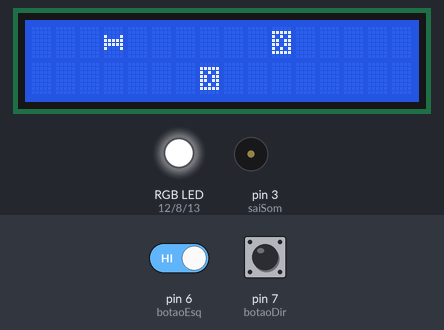
Bench run of a sketch on a simulated Arduino Uno, built with avr-gcc and run on an emulated ATmega328P. Shown: 16×2 character LCD, an RGB LED mixed from three pins (HIGH = lit), buzzer (waves = sounding). Inputs (shaded band) come from the test bench; at power-on: pin 7 (botaoDir) HIGH, pin 6 (botaoEsq) HIGH. Random numbers use the default seed unless the sketch sets one.

Above: at 4.2 s.
4.3 s: pin 7 (botaoDir) pulled LOW for 0.2 s
At 6.2 s:
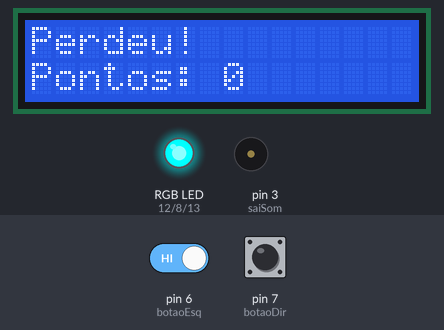
6.7 s: pin 6 (botaoEsq) driven LOW and pin 7 (botaoDir) driven LOW
At 8.3 s:
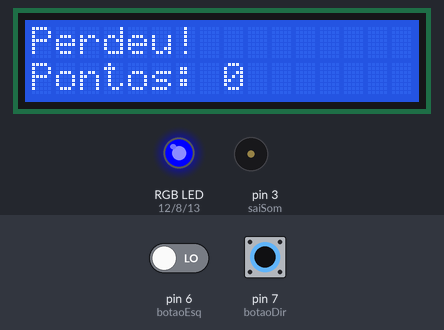
10.2 s: pin 6 (botaoEsq) driven HIGH
At 10.59 s:
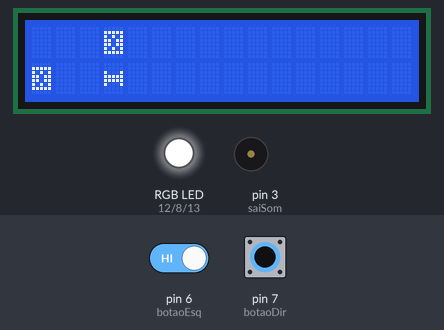
12.6 s: pin 6 (botaoEsq) driven LOW
At 13.93 s:
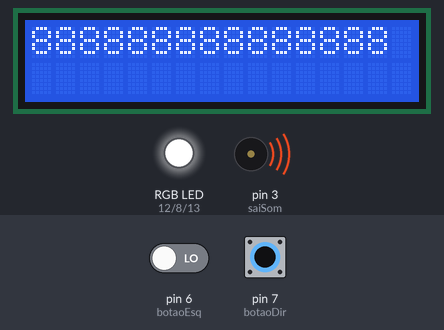
14.2 s: pin 7 (botaoDir) driven HIGH
Timing chart, 0 to 16.8 s (numbered marks = the images above; inputs shaded):
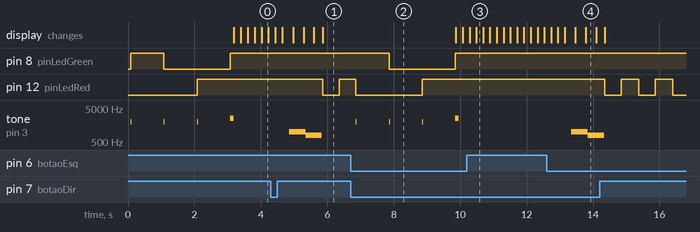

Measured:
- after the input at 6.7 s, pin 8 (pinLedGreen): HIGH → LOW after 1.2 s, → HIGH 2.0 s later; tone on pin 3 (saiSom): plays 2000 Hz for 0.03 s, 2000 Hz for 0.03 s, 2000 Hz for 0.03 s, 2500 Hz for 0.10 s, starting after 0.16 s

The sketch:

formulaUno.ino
```cpp
#include <Wire.h>
#include <LiquidCrystal_I2C.h>

// Pinos do LED RGB
#define pinLedRed 12
#define pinLedGreen 8
#define pinLedBlue 13


#define saiSom 3
#define botaoEsq 6
#define botaoDir 7


// Endereço I2C do display
#define I2C_ADDR 0x27

LiquidCrystal_I2C disp(I2C_ADDR, 16, 2);

// Variáveis globais para a posição do jogador e dos obstáculos, a pontuação e o atraso do jogo.
int posicaoJogador = 0;                // Posição do jogador no eixo Y (linha do display)
int posicaoObstaculo1[2] = { 0, 15 };  // Posição do primeiro obstáculo (linha e coluna)
int posicaoObstaculo2[2] = { 1, 12 };  // Posição do segundo obstáculo (linha e coluna)
int tempoAtraso = 100;                 // Tempo de atraso entre as movimentações
int pontos = 0;                        // Pontuação do jogador

void semaforoDeLargada() {

  // Desliga todos os LEDs
  digitalWrite(pinLedRed, HIGH);
  digitalWrite(pinLedGreen, HIGH);
  digitalWrite(pinLedBlue, HIGH);

  tone(saiSom, 2000, 50);
  // Semaforo Vermelho
  digitalWrite(pinLedRed, LOW);
  digitalWrite(pinLedGreen, HIGH);
  digitalWrite(pinLedBlue, HIGH);
  tone(saiSom, 2000, 30);         // Toca um som de partida (2000Hz) por 1 segundo
  delay(1000);                    // Espera 2 segundos

  // Semaforo Amarelo
  digitalWrite(pinLedRed, LOW);
  digitalWrite(pinLedGreen, LOW);
  digitalWrite(pinLedBlue, HIGH);
  tone(saiSom, 2000, 30);         // Toca um som de partida (2000Hz) por 1 segundo

  delay(1000);                    // Espera 1 segundo

  // Semaforo Verde
  digitalWrite(pinLedRed, HIGH);
  digitalWrite(pinLedGreen, LOW);
  digitalWrite(pinLedBlue, HIGH);
  tone(saiSom, 2000, 30);         // Toca um som de partida (2000Hz) por 1 segundo

  delay(1000);                    // Espera 1 segundo
  tone(saiSom, 2500, 100);        // Toca um som de partida (2000Hz) por 1 segundo

  // Desliga todos os LEDs
  digitalWrite(pinLedRed, HIGH);
  digitalWrite(pinLedGreen, HIGH);
  digitalWrite(pinLedBlue, HIGH);
}

// Função setup: Inicializa o display e configura os pinos do Arduino.
void setup() {

  // Configura os pinos do LED RGB como saída
  pinMode(pinLedRed, OUTPUT);
  pinMode(pinLedGreen, OUTPUT);
  pinMode(pinLedBlue, OUTPUT);

  // Configuração inicial do display LCD com interface I2C
  disp.init();
  disp.setBacklight(1);             // Inicializa o display
  pinMode(botaoDir, INPUT_PULLUP);  // Configura o pino 7 como entrada com pull-up interno (botão direito)
  pinMode(botaoEsq, INPUT_PULLUP);  // Configura o pino 6 como entrada com pull-up interno (botão esquerdo)
  pinMode(saiSom, OUTPUT);          // Configura o pino 9 como saída (para o som)

  randomSeed(analogRead(A0));       // Inicializa o gerador de números aleatórios com uma leitura analógica

  byte car[8] = {                   // Cria o símbolo do jogador no display
                  B00000,
                  B00000,
                  B10001,
                  B11111,
                  B11111,
                  B10001,
                  B00000,
                  B00000
  };
  disp.createChar(0, car);          // Armazena o símbolo do jogador no LCD

  byte obstaculo[8] = {             // Cria o símbolo do obstáculo no display
                        B00000,
                        B11111,
                        B10101,
                        B11011,
                        B11011,
                        B10101,
                        B11111,
                        B00000
  };
  disp.createChar(1, obstaculo);      // Armazena o símbolo do obstáculo no LCD

  semaforoDeLargada();                // Chama a função do semáforo de largada antes do loop principal
}

// Função atualizaDisplay: Atualiza o display LCD com as posições do jogador e dos obstáculos.
void atualizaDisplay() {
  disp.clear();                                                // Limpa o display
  disp.setCursor(3, posicaoJogador);                           // Define a posição do cursor e escreve o símbolo do jogador
  disp.write(byte(0));                                         // Escreve o símbolo do jogador
  disp.setCursor(posicaoObstaculo1[1], posicaoObstaculo1[0]);  // Define a posição do cursor para o primeiro obstáculo
  disp.write(byte(1));                                         // Escreve o símbolo do primeiro obstáculo
  disp.setCursor(posicaoObstaculo2[1], posicaoObstaculo2[0]);  // Define a posição do cursor para o segundo obstáculo
  disp.write(byte(1));                                         // Escreve o símbolo do segundo obstáculo
  delay(tempoAtraso);                                          // Atraso para atualização do display
}

// Função posicionaObstaculo: Move os obstáculos para a esquerda e reposiciona-os quando saem da tela.
void posicionaObstaculo() {
  if (posicaoObstaculo1[1] < 0) {         // Se o primeiro obstáculo saiu da tela (esquerda)
    posicaoObstaculo1[1] = 15;            // Reposiciona o primeiro obstáculo na coluna inicial
    posicaoObstaculo1[0] = random(0, 2);  // Define aleatoriamente a linha do primeiro obstáculo
  } else {
    posicaoObstaculo1[1]--;               // Move o primeiro obstáculo para a esquerda
  }

  if (posicaoObstaculo2[1] < 0) {         // Se o segundo obstáculo saiu da tela (esquerda)
    posicaoObstaculo2[1] = 15;            // Reposiciona o segundo obstáculo na coluna inicial
    posicaoObstaculo2[0] = random(0, 2);  // Define aleatoriamente a linha do segundo obstáculo
  } else {
    posicaoObstaculo2[1]--;               // Move o segundo obstáculo para a esquerda
  }

  if (posicaoObstaculo1[1] == 2 || posicaoObstaculo2[1] == 2) {  // Se algum obstáculo está na coluna 2
    pontos++;                                                    // Aumenta a pontuação
    tempoAtraso--;                          // Diminui o atraso conforme a pontuação aumenta
  }
  delay(tempoAtraso);                                            // Atraso para movimentação dos obstáculos
}

// Função colisao: Verifica se o jogador colidiu com algum obstáculo e exibe mensagem de perda.
void colisao() {
  if ((posicaoObstaculo1[1] == 3 && posicaoObstaculo1[0] == posicaoJogador)           // verifica se o primeiro obstáculo está na mesma coluna e na mesma linha  que o jogador
      || (posicaoObstaculo2[1] == 3 && posicaoObstaculo2[0] == posicaoJogador)) {     // faz o mesmo para o segundo obstáculo.

    disp.clear();                       // Limpa o display LCD para preparar a exibição da animação de perda.

    for (int x = 0; x < 16; x++) {
      tone(saiSom, 1000, 30);           // Toca um som agudo (1000Hz) por 30 milissegundos.
      disp.print("8");                  // Imprime o caractere "8" no display LCD.
      delay(30);                        // Atraso de 30 milissegundos entre cada impressão do caractere "8".
    }
    disp.setCursor(0, 1);               // Define a posição do cursor para escrever na segunda linha do display LCD.

    for (int x = 0; x < 16; x++) {
      tone(saiSom, 800, 30);            // Toca um som grave (800Hz) por 30 milissegundos.
      disp.print("8");                  // Imprime o caractere "8" no display LCD.
      delay(30);                        // Atraso de 30 milissegundos entre cada impressão do caractere "8".
    }

    while (true) {                      // Loop infinito que será executado após a animação de perda.
      disp.clear();                     // Limpa o display LCD.
      disp.print("Perdeu!");            // Imprime a mensagem "Perdeu!" no display LCD.
      disp.setCursor(0, 1);             // Define a posição do cursor para escrever na segunda linha do display LCD.
      disp.print("Pontos: ");           // Imprime a mensagem "Pontos: " no display LCD.
      disp.print(pontos);               // Imprime a pontuação atual (armazenada na variável 'pontos') no display LCD.
      digitalWrite(pinLedRed, LOW);    // Liga o LED vermelho, acendendo-o com intensidade máxima.
      digitalWrite(pinLedGreen, HIGH);   // Desliga o LED verde.
      digitalWrite(pinLedBlue, HIGH);    // Desliga o LED azul.
      delay(500);                       // Atraso de meio segundo.
      digitalWrite(pinLedRed, HIGH);     // Desliga o LED vermelho.
      digitalWrite(pinLedGreen, HIGH);   // Desliga o LED verde.
      digitalWrite(pinLedBlue, HIGH);    // Desliga o LED azul.
      delay(500);                       // Atraso de meio segundo.

      // Se o botão esquerdo e direito forem pressionados
      if ((!digitalRead(botaoDir)) && (!digitalRead(botaoEsq))) {
        reiniciarJogo();      //chama função pra reiniciar a partida
        break;                //saí do loop
      }

    }
  }
}

// Função reiniciarJogo: Reinicia o ciclo do jogo
void reiniciarJogo() {
  posicaoJogador = 0;       // Reinicia a posição do jogador
  tempoAtraso = 100;        // Reinicia o tempo de atraso entre movimentações
  pontos = 0;               // Reinicia os pontos
  semaforoDeLargada();      //chama a função da largada novamente
}

// Função loop: Controla o ciclo principal do jogo, lendo a entrada dos botões, movendo os obstáculos, verificando colisões e atualizando o display.
void loop() {
  for (int x = 0; x < 2; x++) {           // Leitura dos botões para mover o jogador
    if (x == 0) {
      if (!digitalRead(botaoDir)) {       // Se o botão direito foi pressionado
        posicaoJogador = 1;               // Muda a posição do jogador para a linha 1
      }
      if (!digitalRead(botaoEsq)) {       // Se o botão esquerdo foi pressionado
        posicaoJogador = 0;               // Muda a posição do jogador para a linha 0
      }
    }
  }

  posicionaObstaculo();  // Move os obstáculos
  colisao();             // Verifica colisões
  atualizaDisplay();     // Renderiza o display
}
```
